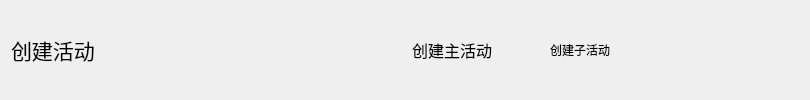
           <widget class="QWidget" name="widget" native="true">
            <layout class="QHBoxLayout" name="horizontalLayout_3">
             <property name="spacing">
              <number>9</number>
             </property>
             <item>
              <widget class="QLabel" name="label_7">
               <property name="font">
                <font>
                 <family>楷体</family>
                 <pointsize>16</pointsize>
                </font>
               </property>
               <property name="text">
                <string>创建活动</string>
               </property>
              </widget>
             </item>
             <item>
              <spacer name="horizontalSpacer_5">
               <property name="orientation">
                <enum>Qt::Horizontal</enum>
               </property>
               <property name="sizeType">
                <enum>QSizePolicy::Expanding</enum>
               </property>
               <property name="sizeHint" stdset="0">
                <size>
                 <width>180</width>
                 <height>20</height>
                </size>
               </property>
              </spacer>
             </item>
             <item>
              <widget class="QLabel" name="label_last">
               <property name="minimumSize">
                <size>
                 <width>80</width>
                 <height>23</height>
                </size>
               </property>
               <property name="maximumSize">
                <size>
                 <width>80</width>
                 <height>23</height>
                </size>
               </property>
               <property name="text">
                <string/>
               </property>
               <property name="alignment">
                <set>Qt::AlignCenter</set>
               </property>
              </widget>
             </item>
             <item>
              <widget class="QToolButton" name="toolButton_last_step">
               <property name="minimumSize">
                <size>
                 <width>30</width>
                 <height>30</height>
                </size>
               </property>
               <property name="maximumSize">
                <size>
                 <width>30</width>
                 <height>30</height>
                </size>
               </property>
               <property name="cursor">
                <cursorShape>PointingHandCursor</cursorShape>
               </property>
               <property name="text">
                <string/>
               </property>
               <property name="autoRaise">
                <bool>true</bool>
               </property>
              </widget>
             </item>
             <item>
              <widget class="QLabel" name="label_current">
               <property name="minimumSize">
                <size>
                 <width>80</width>
                 <height>23</height>
                </size>
               </property>
               <property name="font">
                <font>
                 <pointsize>12</pointsize>
                </font>
               </property>
               <property name="text">
                <string>创建主活动</string>
               </property>
               <property name="alignment">
                <set>Qt::AlignCenter</set>
               </property>
              </widget>
             </item>
             <item>
              <widget class="QToolButton" name="toolButton_next_step">
               <property name="minimumSize">
                <size>
                 <width>30</width>
                 <height>30</height>
                </size>
               </property>
               <property name="maximumSize">
                <size>
                 <width>30</width>
                 <height>30</height>
                </size>
               </property>
               <property name="cursor">
                <cursorShape>PointingHandCursor</cursorShape>
               </property>
               <property name="text">
                <string/>
               </property>
               <property name="autoRaise">
                <bool>true</bool>
               </property>
              </widget>
             </item>
             <item>
              <widget class="QLabel" name="label_next">
               <property name="minimumSize">
                <size>
                 <width>80</width>
                 <height>23</height>
                </size>
               </property>
               <property name="maximumSize">
                <size>
                 <width>80</width>
                 <height>23</height>
                </size>
               </property>
               <property name="text">
                <string>创建子活动</string>
               </property>
               <property name="alignment">
                <set>Qt::AlignCenter</set>
               </property>
              </widget>
             </item>
             <item>
              <spacer name="horizontalSpacer_37">
               <property name="orientation">
                <enum>Qt::Horizontal</enum>
               </property>
               <property name="sizeHint" stdset="0">
                <size>
                 <width>179</width>
                 <height>20</height>
                </size>
               </property>
              </spacer>
             </item>
            </layout>
           </widget>
